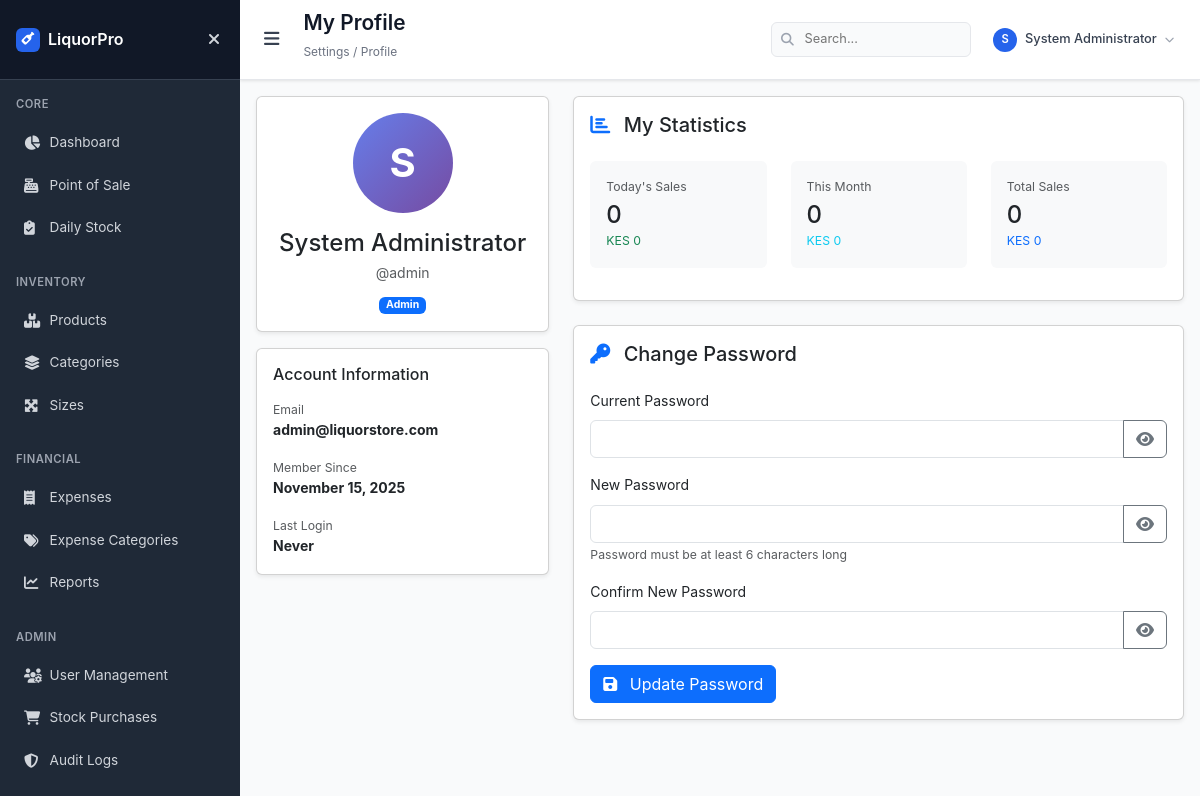
The app's page /profile (signed in) with its own data.
### models.py (models this page shows, shortened)
class User(db.Model):
    id = db.Column(db.Integer, primary_key=True)
    username = db.Column(db.String(80), unique=True, nullable=False, index=True)
    email = db.Column(db.String(120), unique=True, nullable=False, index=True)
    password_hash = db.Column(db.String(128), nullable=False)
    full_name = db.Column(db.String(100), nullable=False)
    role = db.Column(db.String(20), nullable=False, default='attendant', index=True)
    is_active = db.Column(db.Boolean, default=True, index=True)
    created_at = db.Column(db.DateTime, default=datetime.utcnow)
    last_login = db.Column(db.DateTime)

### app.py (the view)
@app.route('/profile')
@login_required
def profile():
    current_user = get_current_user()
    today = date.today()
    this_month = today.replace(day=1)
    user_stats = {
        'today_sales': db.session.query(
            db.func.count(Sale.id),
            db.func.coalesce(db.func.sum(Sale.total_amount), 0)
        ).filter(
            Sale.attendant_id == current_user.id,
            Sale.sale_date == today
        ).first(),
        'month_sales': db.session.query(
            db.func.count(Sale.id),
            db.func.coalesce(db.func.sum(Sale.total_amount), 0)
        ).filter(
            Sale.attendant_id == current_user.id,
            Sale.sale_date >= this_month
        ).first(),
        'total_sales': db.session.query(
            db.func.count(Sale.id),
            db.func.coalesce(db.func.sum(Sale.total_amount), 0)
        ).filter(
            Sale.attendant_id == current_user.id
        ).first()
    }
    return render_template('profile.html', user=current_user, user_stats=user_stats)

### templates/profile.html (shortened to what this page needs)
{% extends "base.html" %}
{% block page_title %}My Profile{% endblock %}
{% block breadcrumb %}Settings / Profile{% endblock %}
{% block content %}
<div class="row">
    <div class="col-lg-4 mb-4">
        <div class="card shadow-sm">
            <div class="card-body text-center">
                <div class="mb-3">
                    <div style="width: 100px; height: 100px; background: linear-gradient(135deg, #667eea 0%, #764ba2 100%); border-radius: 50%; display: inline-flex; align-items: center; justify-content: center; color: white; font-size: 40px; font-weight: 700;">
                        {{ user.full_name[0].upper() if user.full_name else 'U' }}
                    </div>
                </div>
                <h4 class="mb-1">{{ user.full_name }}</h4>
                <p class="text-muted mb-2">@{{ user.username }}</p>
                <span class="badge bg-primary">{{ user.role|title }}</span>
            </div>
        </div>
        <div class="card shadow-sm mt-3">
            <div class="card-body">
                <h6 class="card-title mb-3">Account Information</h6>
                <div class="mb-3">
                    <small class="text-muted d-block">Email</small>
                    <strong>{{ user.email }}</strong>
                </div>
                <div class="mb-3">
                    <small class="text-muted d-block">Member Since</small>
                    <strong>{{ user.created_at.strftime('%B %d, %Y') if user.created_at else 'N/A' }}</strong>
                </div>
                <div>
                    <small class="text-muted d-block">Last Login</small>
                    <strong>{{ user.last_login.strftime('%B %d, %Y at %I:%M %p') if user.last_login else 'Never' }}</strong>
                </div>
            </div>
        </div>
    </div>
    <div class="col-lg-8">
        <div class="card shadow-sm mb-4">
            <div class="card-body">
                <h5 class="card-title mb-4">
                    <i class="fas fa-chart-bar text-primary me-2"></i>
                    My Statistics
                </h5>
                <div class="row">
                    <div class="col-md-4 mb-3">
                        <div class="p-3 bg-light rounded">
                            <small class="text-muted d-block mb-1">Today's Sales</small>
                            <h4 class="mb-0">{{ user_stats.today_sales[0] or 0 }}</h4>
                            <small class="text-success">{{ format_currency(user_stats.today_sales[1] or 0) }}</small>
                        </div>
                    </div>
                    <div class="col-md-4 mb-3">
                        <div class="p-3 bg-light rounded">
                            <small class="text-muted d-block mb-1">This Month</small>
                            <h4 class="mb-0">{{ user_stats.month_sales[0] or 0 }}</h4>
                            <small class="text-info">{{ format_currency(user_stats.month_sales[1] or 0) }}</small>
                        </div>
                    </div>
                    <div class="col-md-4 mb-3">
                        <div class="p-3 bg-light rounded">
                            <small class="text-muted d-block mb-1">Total Sales</small>
                            <h4 class="mb-0">{{ user_stats.total_sales[0] or 0 }}</h4>
                            <small class="text-primary">{{ format_currency(user_stats.total_sales[1] or 0) }}</small>
                        </div>
                    </div>
                </div>
            </div>
        </div>
        <div class="card shadow-sm">
            <div class="card-body">
                <h5 class="card-title mb-4">
                    <i class="fas fa-key text-primary me-2"></i>
                    Change Password
                </h5>
                <form method="POST" action="{{ url_for('change_password') }}">
                    <div class="mb-3">
                        <label for="current_password" class="form-label">Current Password</label>
                        <div class="input-group">
                            <input type="password" class="form-control" id="current_password" name="current_password" required>
                            <button class="btn btn-outline-secondary" type="button" onclick="togglePassword('current_password')">
                                <i class="fas fa-eye" id="current_password_icon"></i>
                            </button>
                        </div>
                    </div>
                    <div class="mb-3">
                        <label for="new_password" class="form-label">New Password</label>
                        <div class="input-group">
                            <input type="password" class="form-control" id="new_password" name="new_password" minlength="6" required>
                            <button class="btn btn-outline-secondary" type="button" onclick="togglePassword('new_password')">
                                <i class="fas fa-eye" id="new_password_icon"></i>
                            </button>
                        </div>
                        <small class="text-muted">Password must be at least 6 characters long</small>
                    </div>
                    <div class="mb-3">
                        <label for="confirm_password" class="form-label">Confirm New Password</label>
                        <div class="input-group">
                            <input type="password" class="form-control" id="confirm_password" name="confirm_password" minlength="6" required>
                            <button class="btn btn-outline-secondary" type="button" onclick="togglePassword('confirm_password')">
                                <i class="fas fa-eye" id="confirm_password_icon"></i>
                            </button>
                        </div>
                    </div>
                    <button type="submit" class="btn btn-primary">
                        <i class="fas fa-save me-2"></i>
                        Update Password
                    </button>
                </form>
            </div>
        </div>
    </div>
</div>
{% endblock %}

### templates/base.html (shortened to what this page needs)
<!DOCTYPE html>
<html lang="en">
<head>
    <link href="https://cdnjs.cloudflare.com/ajax/libs/bootstrap/5.3.2/css/bootstrap.min.css" rel="stylesheet">
    <link href="https://cdnjs.cloudflare.com/ajax/libs/font-awesome/6.4.0/css/all.min.css" rel="stylesheet">
</head>
<body>
    <nav class="sidebar" id="sidebar">
        <div class="sidebar-header">
            <a href="{{ url_for('dashboard') }}" class="logo">
                <div class="logo-icon">
                    <i class="fas fa-wine-bottle"></i>
                </div>
                <span>LiquorPro</span>
            </a>
            <button class="close-btn" id="closeSidebar" aria-label="Close sidebar">
                <i class="fas fa-times"></i>
            </button>
        </div>
        <div class="nav-menu">
            <div class="nav-section">
                <div class="nav-title">Core</div>
                <a href="{{ url_for('dashboard') }}" class="nav-link {{ 'active' if request.endpoint == 'dashboard' }}">
                    <i class="fas fa-chart-pie nav-icon"></i>
                    <span>Dashboard</span>
                </a>
                <a href="{{ url_for('sales') }}" class="nav-link {{ 'active' if 'sales' in request.endpoint }}">
                    <i class="fas fa-cash-register nav-icon"></i>
                    <span>Point of Sale</span>
                </a>
                <a href="{{ url_for('daily_stock') }}" class="nav-link {{ 'active' if 'daily_stock' in request.endpoint or 'stock_purchases' in request.endpoint }}">
                    <i class="fas fa-clipboard-check nav-icon"></i>
                    <span>Daily Stock</span>
                </a>
            </div>
            {% if current_user and current_user.role in ['admin', 'manager'] %}
            <div class="nav-section">
                <div class="nav-title">Inventory</div>
                <a href="{{ url_for('products') }}" class="nav-link {{ 'active' if 'products' in request.endpoint or 'product_variants' in request.endpoint or 'add_variant' in request.endpoint or 'edit_variant' in request.endpoint }}">
                    <i class="fas fa-boxes nav-icon"></i>
                    <span>Products</span>
                </a>
                <a href="{{ url_for('categories') }}" class="nav-link {{ 'active' if 'categories' in request.endpoint or 'add_category' in request.endpoint }}">
                    <i class="fas fa-layer-group nav-icon"></i>
                    <span>Categories</span>
                </a>
                <a href="{{ url_for('sizes') }}" class="nav-link {{ 'active' if 'sizes' in request.endpoint or 'add_size' in request.endpoint }}">
                    <i class="fas fa-expand-arrows-alt nav-icon"></i>
                    <span>Sizes</span>
                </a>
            </div>
            {% endif %}
            <div class="nav-section">
                <div class="nav-title">Financial</div>
                <a href="{{ url_for('expenses') }}" class="nav-link {{ 'active' if 'expenses' in request.endpoint or 'add_expense' in request.endpoint or 'edit_expense' in request.endpoint }}">
                    <i class="fas fa-receipt nav-icon"></i>
                    <span>Expenses</span>
                </a>
                {% if current_user and current_user.role in ['admin', 'manager'] %}
                <a href="{{ url_for('expense_categories') }}" class="nav-link {{ 'active' if 'expense_categories' in request.endpoint or 'add_expense_category' in request.endpoint or 'edit_expense_category' in request.endpoint }}">
                    <i class="fas fa-tags nav-icon"></i>
                    <span>Expense Categories</span>
                </a>
                {% endif %}
                <a href="{{ url_for('reports') }}" class="nav-link {{ 'active' if 'reports' in request.endpoint or 'purchase_report' in request.endpoint }}">
                    <i class="fas fa-chart-line nav-icon"></i>
                    <span>Reports</span>
                </a>
            </div>
            {% if current_user and current_user.role in ['admin', 'manager'] %}
            <div class="nav-section">
                <div class="nav-title">Admin</div>
                <a href="{{ url_for('users') }}" class="nav-link {{ 'active' if 'users' in request.endpoint or 'add_user' in request.endpoint }}">
                    <i class="fas fa-users-cog nav-icon"></i>
                    <span>User Management</span>
                </a>
                <a href="{{ url_for('stock_purchases') }}" class="nav-link {{ 'active' if 'stock_purchases' in request.endpoint or 'add_stock_purchase' in request.endpoint or 'edit_stock_purchase' in request.endpoint }}">
                    <i class="fas fa-shopping-cart nav-icon"></i>
                    <span>Stock Purchases</span>
                </a>
                {% if current_user.role == 'admin' %}
                <a href="{{ url_for('audit_logs') }}" class="nav-link {{ 'active' if 'audit_logs' in request.endpoint or 'audit_log_detail' in request.endpoint }}">
                    <i class="fas fa-shield-alt nav-icon"></i>
                    <span>Audit Logs</span>
                </a>
                {% endif %}
            </div>
            {% endif %}
        </div>
    </nav>
    <div class="main-wrapper" id="mainWrapper">
        <header class="main-header">
            <div class="header-left">
                <button class="menu-btn" id="menuBtn" aria-label="Toggle menu">
                    <i class="fas fa-bars"></i>
                </button>
                <div class="page-info">
                    <h1>{% block page_title %}Dashboard{% endblock %}</h1>
                    <div class="breadcrumb">{% block breadcrumb %}Home / Dashboard{% endblock %}</div>
                </div>
            </div>
            <div class="header-right">
                <div class="search-container">
                    <input type="text" class="search-input" placeholder="Search..." aria-label="Search">
                    <i class="fas fa-search search-icon"></i>
                </div>
                <div class="user-menu">
                    <button class="user-btn" id="userBtn" aria-label="User menu">
                        <div class="user-avatar">{{ current_user.full_name[0].upper() if current_user and current_user.full_name else 'U' }}</div>
                        <span class="user-name">{{ current_user.full_name if current_user and current_user.full_name else (current_user.username if current_user else 'User') }}</span>
                        <i class="fas fa-chevron-down" style="font-size: 0.6rem; color: #9ca3af;"></i>
                    </button>
                </div>
            </div>
        </header>
        <main class="content">
            {% block content %}{% endblock %}
        </main>
    </div>
</body>
</html>

### records on screen
User: full_name "S", full_name "System Administrator", username "admin", role "Admin", email "admin@liquorstore.com", created_at "November 15, 2025", last_login "Never"

### other values on screen
{{ user_stats.today_sales[0] or 0 }} "0"
{{ user_stats.month_sales[0] or 0 }} "0"
{{ user_stats.total_sales[0] or 0 }} "0"
